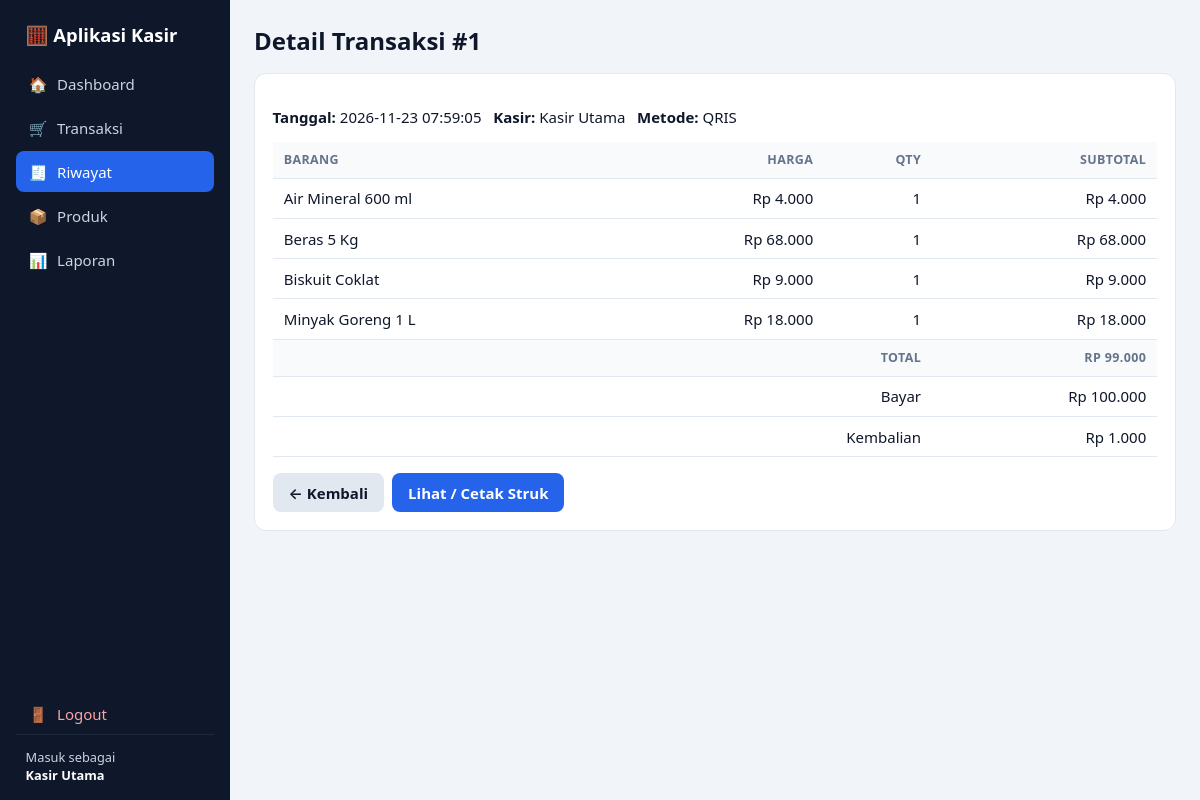
Screenshot of /riwayat.php?id=1 (signed in) with the database file from the repository.
### tables this page shows
CREATE TABLE `transaksi` (
  `id_transaksi` int(11) NOT NULL,
  `id_kasir` int(11) NOT NULL,
  `tanggal` datetime NOT NULL,
  `total` decimal(12,2) NOT NULL,
  `bayar` decimal(12,2) NOT NULL,
  `kembalian` decimal(12,2) NOT NULL
);

CREATE TABLE `kasir` (
  `id` int(11) NOT NULL,
  `nama` varchar(100) NOT NULL,
  `username` varchar(50) NOT NULL,
  `password` varchar(255) NOT NULL
);

CREATE TABLE `pembayaran` (
  `id_pembayaran` int(11) NOT NULL,
  `id_transaksi` int(11) NOT NULL,
  `jumlah_bayar` decimal(12,2) NOT NULL,
  `kembalian` decimal(12,2) NOT NULL,
  `metode_pembayaran` varchar(30) NOT NULL DEFAULT 'Tunai'
);

CREATE TABLE `detail_transaksi` (
  `id_detail` int(11) NOT NULL,
  `id_transaksi` int(11) NOT NULL,
  `id_produk` int(11) NOT NULL,
  `jumlah` int(11) NOT NULL,
  `harga` decimal(12,2) NOT NULL,
  `subtotal` decimal(12,2) NOT NULL
);

CREATE TABLE `produk` (
  `id_produk` int(11) NOT NULL,
  `nama_produk` varchar(150) NOT NULL,
  `kategori` varchar(80) NOT NULL,
  `harga` decimal(12,2) NOT NULL DEFAULT 0.00,
  `stok` int(11) NOT NULL DEFAULT 0
);

### includes/classes.php (called while the page is built, shortened)
<?php
class DetailTransaksi {
    public static function daftar($idTransaksi) {
        global $db;
        $s = $db->prepare("SELECT d.*, p.nama_produk FROM detail_transaksi d JOIN produk p ON p.id_produk = d.id_produk WHERE d.id_transaksi = ?");
        $s->bind_param('i', $idTransaksi);
        $s->execute();
        return $s->get_result()->fetch_all(MYSQLI_ASSOC);
    }
}
class Struk {
    public static function ambil($idTransaksi) {
        global $db;
        $s = $db->prepare("SELECT t.*, k.nama AS nama_kasir, p.metode_pembayaran, p.id_pembayaran,
                (SELECT MAX(tanggal_cetak) FROM struk WHERE id_pembayaran = p.id_pembayaran) AS tanggal_cetak
            FROM transaksi t
            JOIN kasir k ON k.id = t.id_kasir
            LEFT JOIN pembayaran p ON p.id_transaksi = t.id_transaksi
            WHERE t.id_transaksi = ?");
        $s->bind_param('i', $idTransaksi);
        $s->execute();
        return $s->get_result()->fetch_assoc();
    }
}

### includes/helpers.php (called while the page is built, shortened)
<?php
function e($s) { return htmlspecialchars((string)$s, ENT_QUOTES, 'UTF-8'); }
function rupiah($n) { return 'Rp ' . number_format((float)$n, 0, ',', '.'); }

### riwayat.php (the view, shortened to what this page needs)
<?php
$id = (int)($_GET['id'] ?? 0);
$judul = 'Riwayat Transaksi';
if ($id) {
    $t = Struk::ambil($id);
    $items = DetailTransaksi::daftar($id);
    $judul = 'Detail Transaksi #' . $id;
    include 'includes/header.php';
?>
<div class="card">
  <p><strong>Tanggal:</strong> <?= e($t['tanggal']) ?> &nbsp; <strong>Kasir:</strong> <?= e($t['nama_kasir']) ?> &nbsp; <strong>Metode:</strong> <?= e($t['metode_pembayaran']) ?></p>
  <div class="table-wrap"><table>
    <tr><th>Barang</th><th class="r">Harga</th><th class="r">Qty</th><th class="r">Subtotal</th></tr>
    <?php foreach ($items as $d): ?>
      <tr><td><?= e($d['nama_produk']) ?></td><td class="r"><?= rupiah($d['harga']) ?></td><td class="r"><?= (int)$d['jumlah'] ?></td><td class="r"><?= rupiah($d['subtotal']) ?></td></tr>
    <?php endforeach; ?>
    <tr><th colspan="3" class="r">Total</th><th class="r"><?= rupiah($t['total']) ?></th></tr>
    <tr><td colspan="3" class="r">Bayar</td><td class="r"><?= rupiah($t['bayar']) ?></td></tr>
    <tr><td colspan="3" class="r">Kembalian</td><td class="r"><?= rupiah($t['kembalian']) ?></td></tr>
  </table></div>
  <div class="row" style="margin-top:1rem"><a class="btn sec" href="riwayat.php">← Kembali</a><a class="btn" href="struk.php?id=<?= $id ?>">Lihat / Cetak Struk</a></div>
</div>
<?php include 'includes/footer.php'; exit; }
include 'includes/header.php';
?>
<?php include 'includes/footer.php'; ?>

### includes/header.php (shortened to what this page needs)
<?php
$sk = $_SESSION['kasir'];
$cur = basename($_SERVER['SCRIPT_NAME']);
$nav = [
  'index.php'     => ['Dashboard', '🏠'],
  'transaksi.php' => ['Transaksi', '🛒'],
  'riwayat.php'   => ['Riwayat', '🧾'],
  'produk.php'    => ['Produk', '📦'],
  'laporan.php'   => ['Laporan', '📊'],
];
$alias = ['pembayaran.php' => 'transaksi.php', 'struk.php' => 'transaksi.php'];
$aktif = $alias[$cur] ?? $cur;
?><!DOCTYPE html>
<html lang="id">
<head>
<link rel="stylesheet" href="assets/css/style.css">
</head>
<body>
<div class="layout">
  <aside class="sidebar" id="sidebar">
    <div class="brand">🧮 Aplikasi Kasir</div>
    <nav>
      <?php foreach ($nav as $file => [$label, $ikon]): ?>
        <a href="<?= $file ?>" class="<?= $aktif === $file ? 'active' : '' ?>"><span><?= $ikon ?></span> <?= $label ?></a>
      <?php endforeach; ?>
      <a href="logout.php" class="logout"><span>🚪</span> Logout</a>
    </nav>
    <div class="user">Masuk sebagai<br><strong><?= e($sk['nama']) ?></strong></div>
  </aside>
  <main class="content">
    <h1><?= e($judul ?? '') ?></h1>

### assets/css/style.css (style rules this page uses)
:root { --p:#2563eb;--pd:#1e40af;--bg:#f1f5f9;--card:#fff;--tx:#0f172a;--mut:#64748b;--bd:#e2e8f0;--ok:#16a34a;--bad:#dc2626;--warn:#d97706 }
* { box-sizing:border-box }
body { margin:0;font-family:system-ui,-apple-system,"Segoe UI",Roboto,sans-serif;background:var(--bg);color:var(--tx);font-size:15px }
a { color:var(--p);text-decoration:none }
h1 { font-size:1.5rem;margin:0 0 1rem }
.layout { display:flex;min-height:100vh }
.sidebar { width:230px;background:#0f172a;color:#cbd5e1;display:flex;flex-direction:column;padding:1rem;position:sticky;top:0;height:100vh;flex-shrink:0 }
.brand { font-weight:700;color:#fff;font-size:1.15rem;padding:.4rem .6rem 1rem }
.sidebar nav { display:flex;flex-direction:column;gap:.2rem;flex:1 }
.sidebar nav a { color:#cbd5e1;padding:.65rem .8rem;border-radius:8px;display:flex;gap:.6rem;align-items:center }
.sidebar nav a.active { background:var(--p);color:#fff }
.sidebar nav a.logout { margin-top:auto;color:#fca5a5 }
.user { font-size:.8rem;padding:.8rem .6rem 0;border-top:1px solid #1e293b }
.user strong { color:#fff }
.content { flex:1;padding:1.5rem;min-width:0;max-width:1300px }
.card { background:var(--card);border:1px solid var(--bd);border-radius:12px;padding:1.1rem;margin-bottom:1rem }
table { width:100%;border-collapse:collapse }
th,td { padding:.6rem .7rem;text-align:left;border-bottom:1px solid var(--bd);vertical-align:middle }
th { font-size:.78rem;text-transform:uppercase;color:var(--mut);letter-spacing:.03em;background:#f8fafc }
td.r,th.r { text-align:right }
.table-wrap { overflow-x:auto;-webkit-overflow-scrolling:touch }
.btn { display:inline-block;padding:.6rem 1rem;border:0;border-radius:8px;background:var(--p);color:#fff;font:inherit;font-weight:600;cursor:pointer;text-align:center }
.btn.sec { background:#e2e8f0;color:var(--tx) }
.row { display:flex;gap:.5rem;align-items:center;flex-wrap:wrap }

### rows the page displays
transaksi: id_kasir.nama "Kasir Utama", tanggal "2026-11-23 07:59:05", pembayaran.metode_pembayaran "QRIS", total "RP 99.000", bayar "Rp 100.000", kembalian "Rp 1.000"
detail_transaksi: id_produk.nama_produk "Air Mineral 600 ml", harga "Rp 4.000", jumlah "1", subtotal "Rp 4.000"
detail_transaksi: id_produk.nama_produk "Beras 5 Kg", harga "Rp 68.000", jumlah "1", subtotal "Rp 68.000"
detail_transaksi: id_produk.nama_produk "Biskuit Coklat", harga "Rp 9.000", jumlah "1", subtotal "Rp 9.000"
detail_transaksi: id_produk.nama_produk "Minyak Goreng 1 L", harga "Rp 18.000", jumlah "1", subtotal "Rp 18.000"

### other values shown
$ikon "🏠"
$label "Dashboard"
$ikon "🛒"
$label "Transaksi"
$ikon "🧾"
$label "Riwayat"
$ikon "📦"
$label "Produk"
$ikon "📊"
$label "Laporan"
$judul "Detail Transaksi #1"
